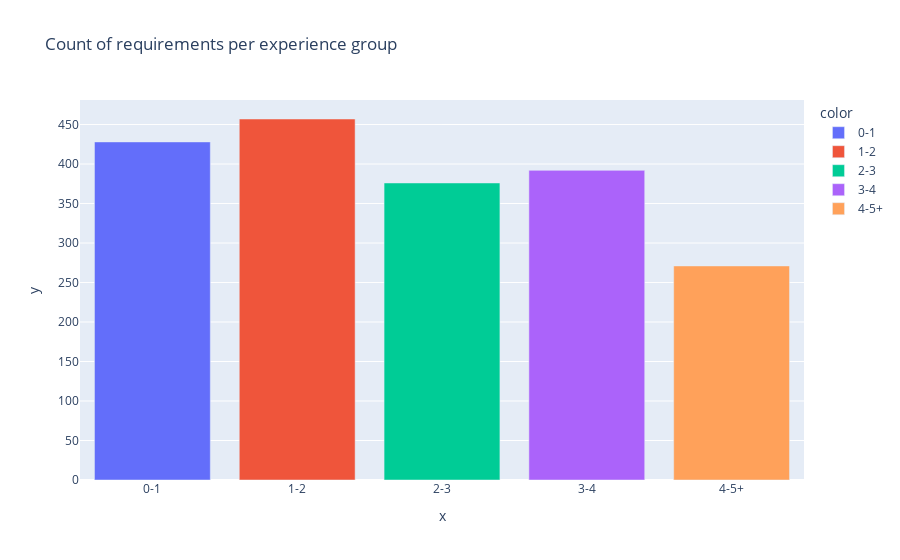

This figure's notebook cell:
### Code cell
x_experience_ax = ['0-1', '1-2', '2-3', '3-4', '4-5+']
y_experience_ax = [len(experience_0_and_1_below.values), len(experience_1_and_2_below.values),
               len(experience_2_and_3_below.values),
               len(experience_3_and_4_below.values),len(experience_5_and_above.values)]

pxp.bar(data_frame = data, x = x_experience_ax, y = y_experience_ax, color = x_experience_ax,
       title = 'Count of requirements per experience group ')

### Figure 1 — Plotly figure (JSON) as saved in the notebook; plotly's stock layout.template omitted (floating-point values rounded to 4 significant figures)
{"data": [{"alignmentgroup": "True", "hovertemplate": "color=0-1<br>x=%{x}<br>y=%{y}<extra></extra>", "legendgroup": "0-1", "marker": {"color": "#636efa", "pattern": {"shape": ""}}, "name": "0-1", "offsetgroup": "0-1", "orientation": "v", "showlegend": true, "textposition": "auto", "type": "bar", "x": ["0-1"], "xaxis": "x", "y": [428], "yaxis": "y"}, {"alignmentgroup": "True", "hovertemplate": "color=1-2<br>x=%{x}<br>y=%{y}<extra></extra>", "legendgroup": "1-2", "marker": {"color": "#EF553B", "pattern": {"shape": ""}}, "name": "1-2", "offsetgroup": "1-2", "orientation": "v", "showlegend": true, "textposition": "auto", "type": "bar", "x": ["1-2"], "xaxis": "x", "y": [457], "yaxis": "y"}, {"alignmentgroup": "True", "hovertemplate": "color=2-3<br>x=%{x}<br>y=%{y}<extra></extra>", "legendgroup": "2-3", "marker": {"color": "#00cc96", "pattern": {"shape": ""}}, "name": "2-3", "offsetgroup": "2-3", "orientation": "v", "showlegend": true, "textposition": "auto", "type": "bar", "x": ["2-3"], "xaxis": "x", "y": [376], "yaxis": "y"}, {"alignmentgroup": "True", "hovertemplate": "color=3-4<br>x=%{x}<br>y=%{y}<extra></extra>", "legendgroup": "3-4", "marker": {"color": "#ab63fa", "pattern": {"shape": ""}}, "name": "3-4", "offsetgroup": "3-4", "orientation": "v", "showlegend": true, "textposition": "auto", "type": "bar", "x": ["3-4"], "xaxis": "x", "y": [392], "yaxis": "y"}, {"alignmentgroup": "True", "hovertemplate": "color=4-5+<br>x=%{x}<br>y=%{y}<extra></extra>", "legendgroup": "4-5+", "marker": {"color": "#FFA15A", "pattern": {"shape": ""}}, "name": "4-5+", "offsetgroup": "4-5+", "orientation": "v", "showlegend": true, "textposition": "auto", "type": "bar", "x": ["4-5+"], "xaxis": "x", "y": [271], "yaxis": "y"}], "layout": {"barmode": "relative", "legend": {"title": {"text": "color"}, "tracegroupgap": 0}, "title": {"text": "Count of requirements per experience group "}, "xaxis": {"anchor": "y", "domain": [0, 1], "title": {"text": "x"}}, "yaxis": {"anchor": "x", "domain": [0, 1], "title": {"text": "y"}}}}
